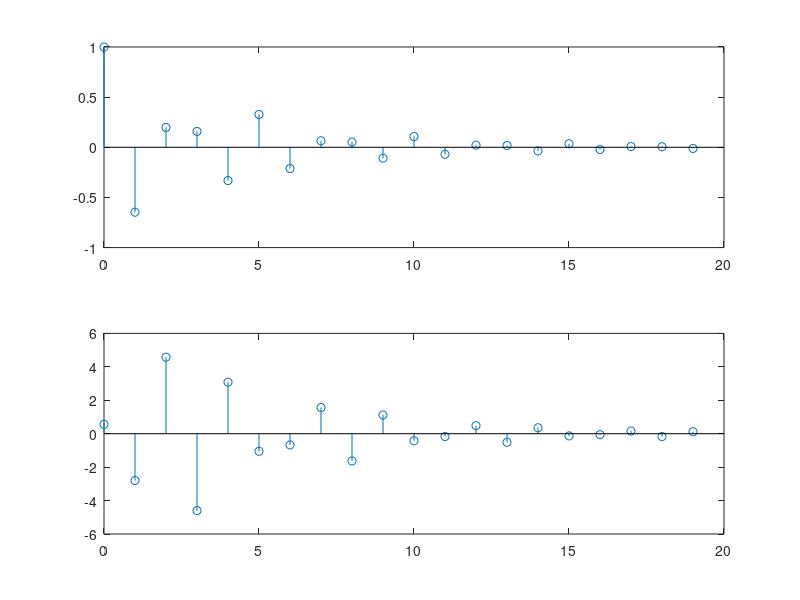
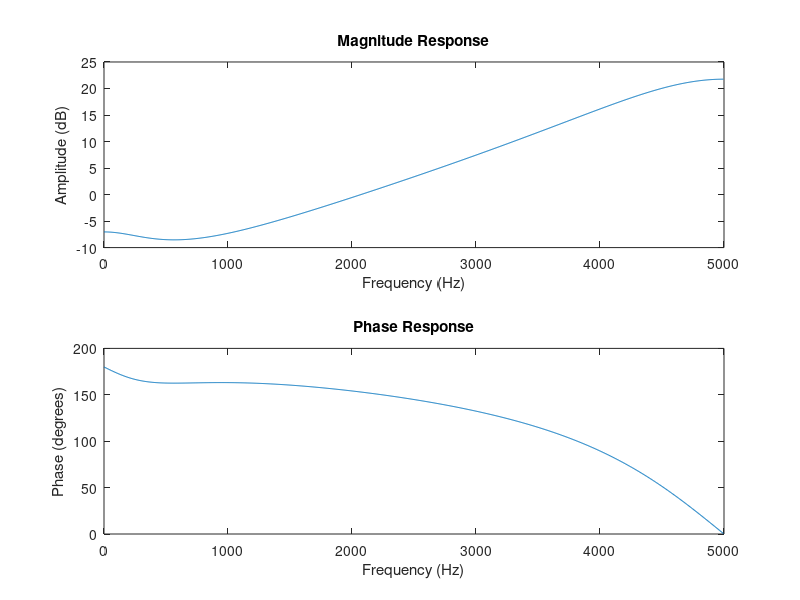

Here is the MATLAB script that generated these plots, in order: (Note: this script raises an error after producing the figures.)
% Question #2

% PART A

% numerator
a1 = 2;
a2 = [1,-3];
a3 = [3,-2];
a4 = [2,-1];
a = a1*conv(a2,conv(a3,conv(a3,a4)));

% denominator
b1 = [4,-3];
b2 = [2,1];
b = conv(b1, conv(b1, conv(b2,b2)));

H = tf(a,b);
[z,p,k] = tf2zp(a,b);

% PART B
%figure;
%zplane(a,b);

% PART C
n = 0:19;
x = (0.8).^n.*cos(4*pi*n/5);
y = filter(a,b,x);
figure;
subplot(2,1,1);
stem(n,x);
subplot(2,1,2);
stem(n,y);

fs = 10000;
[h,f] = freqz(a,b,1000,fs);
db = mag2db(abs(h));

figure;
% Magnitude Response
subplot(2,1,1)
plot(f, db)
title('Magnitude Response');
xlabel('Frequency (Hz)');
ylabel('Amplitude (dB)');
% Phase Response
subplot(2,1,2);
plot(f, unwrap(angle(h))*180/pi);
title('Phase Response');
xlabel('Frequency (Hz)');
ylabel('Phase (degrees)');

% Question 3

% Cheby1
[zc,pc,kc] = cheby1(4,3,50000*2*pi,'s');
[bc,ac] = zp2tf(zc,pc,kc);
figure;
subplot(2,1,1);
splane(bc,ac);
title('Chebyshev 1')
% Ellip
[ze,pe,ke] = ellip(4, 3, 30, 50000*2*pi,'s');
[be,ae] = zp2tf(ze,pe,ke);
subplot(2,1,2);
splane(be,ae);
title('Elliptic');

% magnitude plot
[he,fe] = freqs(be,ae);
[hc,fc] = freqs(bc,ac);
dbe = mag2db(abs(he));
dbc = mag2db(abs(hc));
fe = fe/(2*pi*1000);
fc = fc/(2*pi*1000);

figure;
hold on
plot(fe,dbe)
plot(fc,dbc)
title('Magnitude Response');
xlabel('Frequency (kHz)');
ylabel('Magnitude (dB)');
legend('Elliptic', 'Chebyshev 1');
hold off

% phase plot
figure;
hold on
plot(fe, unwrap(angle(he))*180/pi);
plot(fc, unwrap(angle(hc))*180/pi);
title('Phase Response');
xlabel('Frequency (kHz)');
ylabel('Phase (degrees)');
legend('Elliptic','Chebyshev 1');
hold off

% Part f
L_c = dbc < -30;
L_e = dbe < -30;
chevy_index = find(L_c, 1, 'first');
ellip_index = find(L_e, 1 ,'first');
chevy_stopband_edge = fc(chevy_index)
ellip_stopband_edge = fe(ellip_index)


